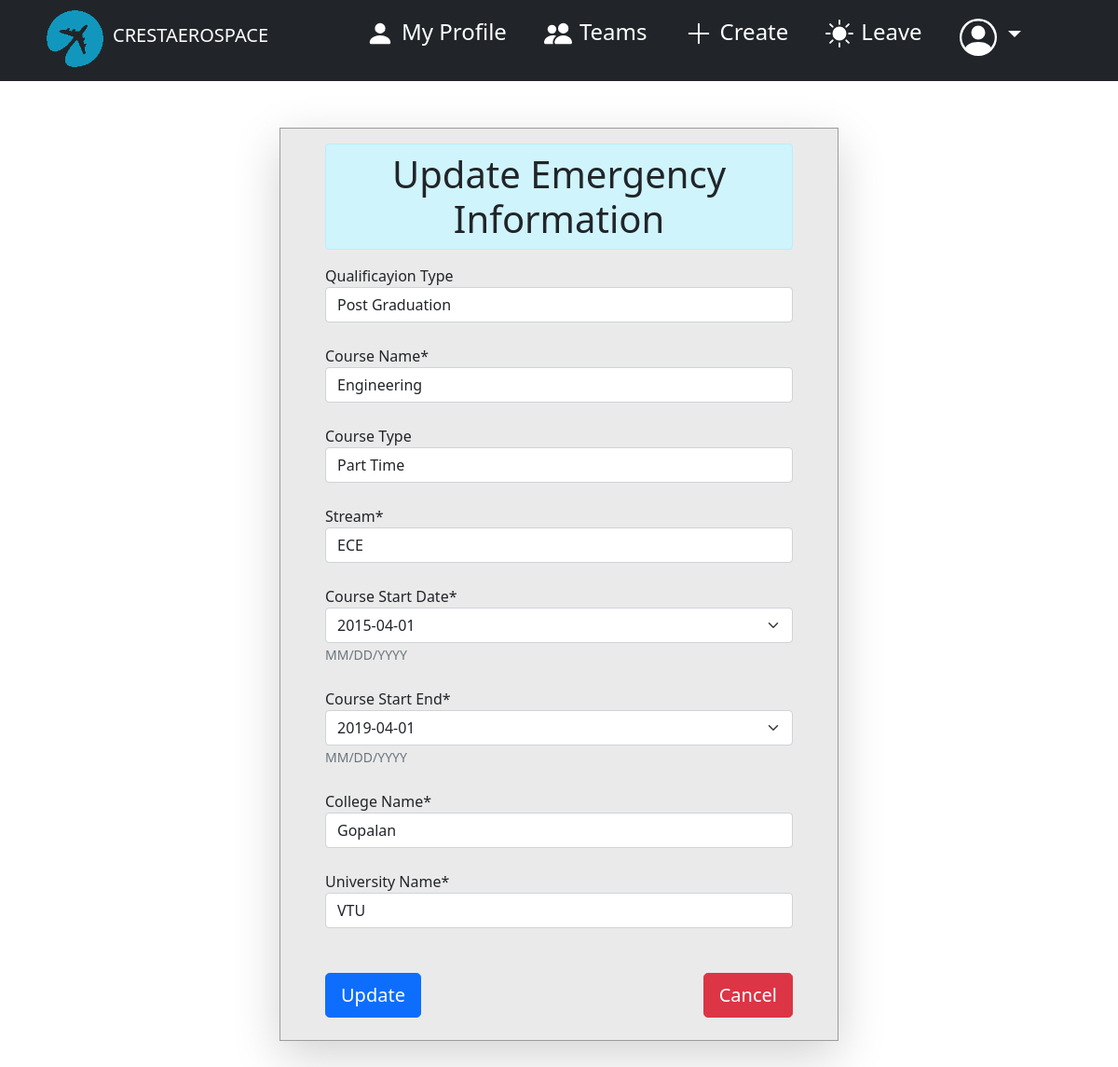
The app's page /hrms/employee/MyTeam/employee/eduacation/update/6 (signed in) with its own data.
### employee/models.py (models this page shows, shortened)
class Education(models.Model):
    GRADUATION = 'Graduation'
    POST_GRADUATION = 'Post Graduation'
    DOCTORATE = 'Doctorate'
    DIPLOMA = 'Diploma'
    PRE_UNIVERSITY = 'Pre University'
    OTHER_EDUCATION = 'Other Education'
    CERTIFICATION = 'Certification'
    QUAL_TYPE = (
        (GRADUATION, 'Graduation'),
        (POST_GRADUATION, 'Post Graduation'),
        (DOCTORATE, 'Doctorate'),
        (DIPLOMA,'Diploma'),
        (PRE_UNIVERSITY,'Pre University'),
        (OTHER_EDUCATION,'Other Education'),
        (CERTIFICATION,'Certification'),
    )
    FULL_TIME = 'Full Time'
    PART_TIME = 'Part Time'
    CERTIFICATION = 'Certification'
    CORRESPONDENCE = 'Correspondence'
    COURSE_TYPE = (
        (FULL_TIME,'Full Time'),
        (PART_TIME,'Part Time'),
        (CORRESPONDENCE, 'Correspondence'),
        (CERTIFICATION,'Certification'),
    )
    employee = models.ForeignKey(Employee, on_delete=models.CASCADE, null=True)
    qualification = models.CharField(verbose_name="Qualificayion Type", choices=QUAL_TYPE,blank=True, max_length=20)
    course_name = models.CharField(verbose_name="Course Name", max_length=50)
    course_type = models.CharField(verbose_name="Course Type", choices=COURSE_TYPE,blank=True, max_length=20)
    stream = models.CharField(verbose_name="Stream", max_length=50)
    start = models.DateField(verbose_name="Course Start Date", help_text="MM/DD/YYYY")
    end = models.DateField(verbose_name="Course Start End", help_text="MM/DD/YYYY")
    college_name = models.CharField(verbose_name="College Name", max_length=50)
    university_name = models.CharField(verbose_name="University Name", max_length=50)

### employee/views.py (the view, shortened to what this page needs)
# urls.py: path("employee/MyTeam/employee/eduacation/update/<int:id>", views.employee_education_update, name="employee_education_update"),
def employee_education_update(request, id):
    if not request.user.is_authenticated:
        return redirect('login_user')
    education = Education.objects.get(pk=id)
    id = education.employee.id
    form = EducationForm(
        initial= {
            'qualification' : education.qualification,
            'course_name' : education.course_name,
            'course_type' : education.course_type,
            'stream' : education.stream,
            'start' : education.start,
            'end' : education.end,
            'college_name' : education.college_name,
            'university_name' : education.university_name,
        }
    )
    context = {'form' : form, 'id' : id}
    return render(request, "employee/employee_education_update.html", context)

### employee/forms.py
class EducationForm(forms.ModelForm):
    class Meta:
        model = Education
        exclude = ['employee']
        widgets = {
            'start' : forms.TextInput(attrs={'class' : 'form-select'}),
            'end' : forms.TextInput(attrs={'class' : 'form-select'}),
        }

### templates/employee/employee_education_update.html (shortened to what this page needs)
{% extends 'dashboard/dash_base.html' %}
{% load crispy_forms_filters %}
{% load static %}
{% block content %}
<head>
</head>
<body>
    <div class="container profile col-md-6 px-5 pt-3 shadow-lg">
        <h1 class="text-center text-dark py-2 alert alert-info">Update Emergency Information</h1>
        <div class="row align-items-start">
            <form id="login-form" class="form text-dark" action="" method="POST">
                {% if form %}
                {{ form.qualification|as_crispy_field }} <br>
                {{ form.course_name|as_crispy_field }} <br>
                {{ form.course_type|as_crispy_field }} <br>
                {{ form.stream|as_crispy_field }} <br>
                {{ form.start|as_crispy_field }} <br>
                {{ form.end|as_crispy_field }} <br>
                {{ form.college_name|as_crispy_field }} <br>
                {{ form.university_name|as_crispy_field }} <br>
                <div class="form-group py-4">
                    <input type="submit" name="submit" class="btn btn-primary btn-lg" value="Update">
                    <a href=" {% url 'employee_education' id %} " class="btn btn-danger btn-lg float-end">Cancel</a>
                </div>
                {% endif %}
            </form>
        </div>
    </div>
</body>
{% endblock content %}

### static/dashboard.css (style rules this page uses)
* { margin: 0; padding: 0; }
.profile { margin-top: 50px; margin-bottom: 100px; border: 1px solid #9c9c9c; background-color: #eaeaea; }

### records on screen
Education: qualification "Post Graduation", course_name "Engineering", course_type "Part Time", stream "ECE", start "2015-04-01", end "2019-04-01", college_name "Gopalan", university_name "VTU"
